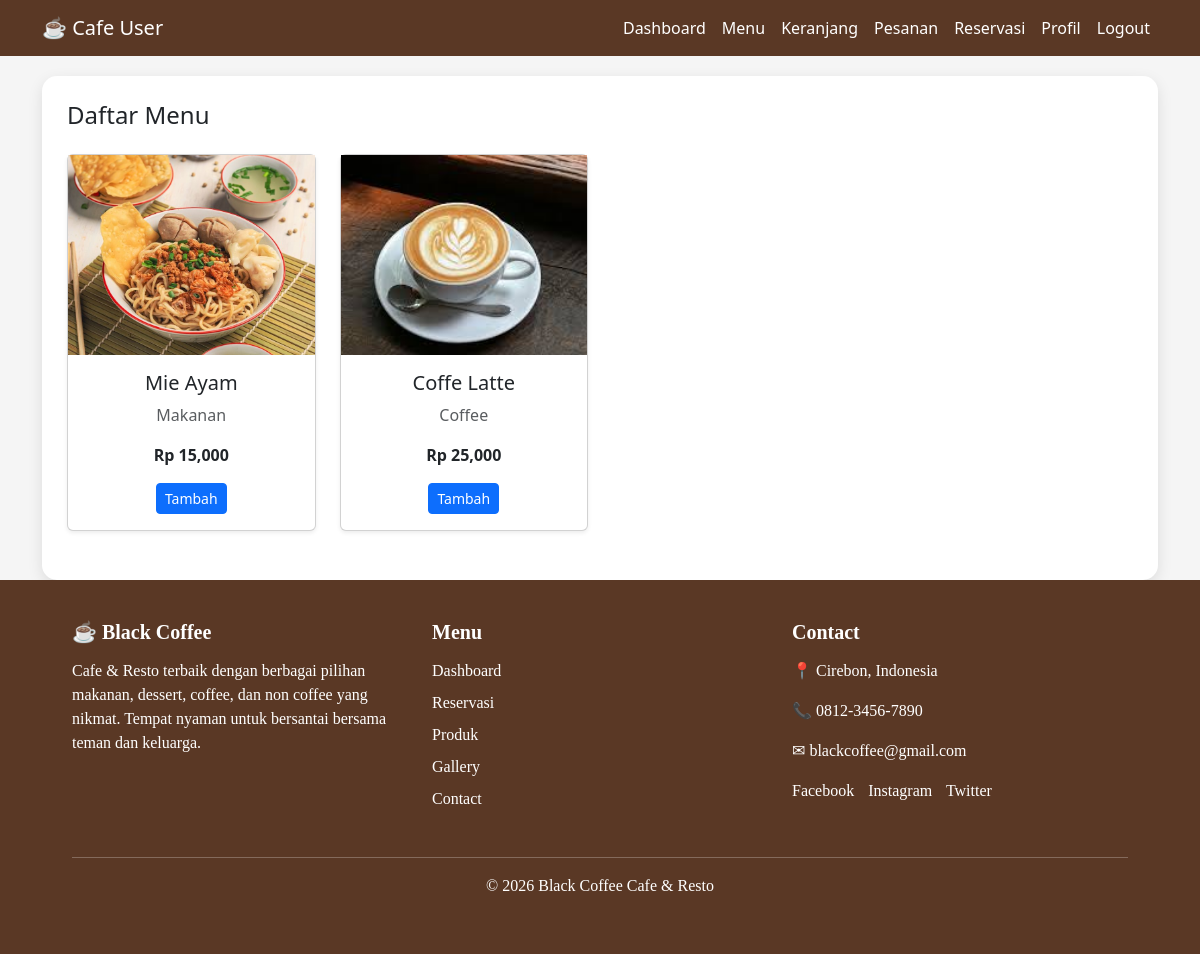
The app's page /user/dashboard.php?page=menu (signed in) with its own data.
### tables this page shows
CREATE TABLE `produk` (
  `id_produk` int(11) NOT NULL,
  `nama_produk` varchar(100) DEFAULT NULL,
  `kategori` varchar(50) DEFAULT NULL,
  `harga` int(11) DEFAULT NULL,
  `gambar` varchar(255) DEFAULT NULL
);

### user/menu_produk.php (the view)
<?php
$produk = mysqli_query($conn, "SELECT * FROM produk");
?>
<div class="container-box">
<h4 class="mb-4">Daftar Menu</h4>
<div class="row">
<?php while($p = mysqli_fetch_assoc($produk)){ ?>
<div class="col-md-3 mb-4">
<div class="card shadow-sm">
<img src="../gambar/<?= $p['gambar']; ?>" style="height:200px; object-fit:cover;">
<div class="card-body text-center">
<h5><?= $p['nama_produk']; ?></h5>
<p class="text-muted"><?= $p['kategori']; ?></p>
<p><b>Rp <?= number_format($p['harga']); ?></b></p>
<a href="tambah_keranjang.php?id=<?= $p['id_produk']; ?>"
class="btn btn-primary btn-sm">
Tambah
</a>
</div>
</div>
</div>
<?php } ?>
</div>
</div>

### user/dashboard.php (style rules this page uses)
body { background:#f5f5f5; }
.container-box { background:white; padding:25px; margin-top:20px; border-radius:15px; box-shadow:0 5px 15px rgba(0,0,0,0.1); }

### records on screen
produk: gambar (picture), nama_produk "Mie Ayam", kategori "Makanan", harga "15,000"
produk: gambar (picture), nama_produk "Coffe Latte", kategori "Coffee", harga "25,000"
